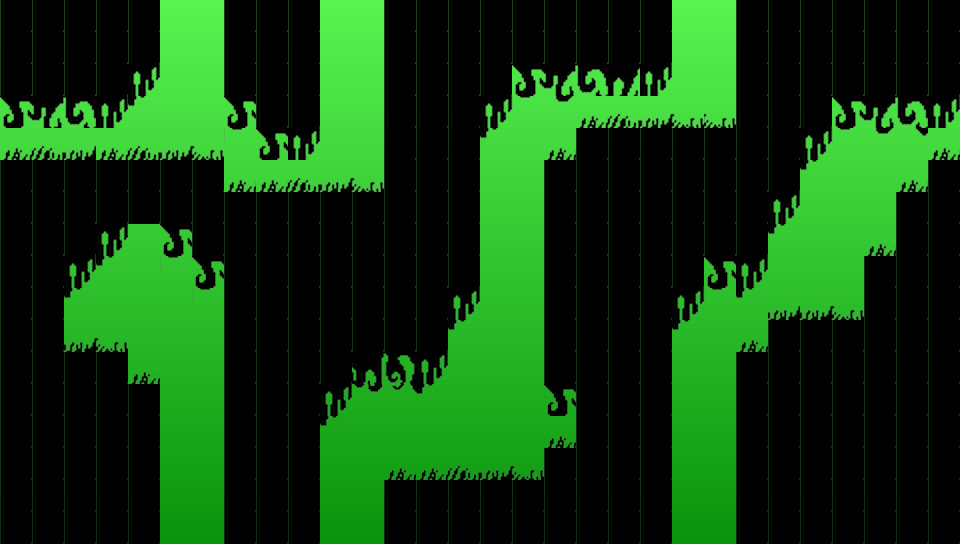

A level layout from a 2D game, rendered from its tile map. Below: a short description, then the map file with tile-grid data replaced by summaries:
An orthogonal 30x17 tile map with 32x32 px tiles, 1 tile layer (GroundTilesLayer), 7 tilesets, 1 image layer and 32 objects.

<map version="1.5" tiledversion="1.5.0" orientation="orthogonal" renderorder="right-down" width="30" height="17" tilewidth="32" tileheight="32" infinite="0" nextlayerid="11" nextobjectid="85">
 <tileset firstgid="1" name="Ground" tilewidth="32" tileheight="32" tilecount="7" columns="7">
  <image source="ground-tile-set.png" trans="ff00ff" width="224" height="32" />
 </tileset>
 <tileset firstgid="8" name="Grass" tilewidth="32" tileheight="32" tilecount="5" columns="5">
  <image source="grass-tile-set.png" trans="ff00ff" width="160" height="32" />
 </tileset>
 <tileset firstgid="13" name="Tree1" tilewidth="32" tileheight="32" tilecount="12" columns="2">
  <image source="t1-tile-set.png" trans="ff00ff" width="64" height="192" />
 </tileset>
 <tileset firstgid="25" name="Tree2" tilewidth="32" tileheight="32" tilecount="12" columns="2">
  <image source="t2-tile-set.png" trans="ff00ff" width="64" height="192" />
 </tileset>
 <tileset firstgid="37" name="Lumps1" tilewidth="32" tileheight="32" tilecount="17" columns="17">
  <image source="lp1-tile-set.png" trans="ff00ff" width="544" height="32" />
 </tileset>
 <tileset firstgid="54" name="Lumps2" tilewidth="32" tileheight="32" tilecount="17" columns="17">
  <image source="lp2-tile-set.png" trans="ff00ff" width="544" height="32" />
 </tileset>
 <tileset firstgid="71" name="Lumps3" tilewidth="32" tileheight="32" tilecount="17" columns="17">
  <image source="lp3-tile-set.png" trans="ff00ff" width="544" height="32" />
 </tileset>
 <imagelayer id="2" name="BackgroundImageLayer" locked="1">
  <image source="bg1.png" width="960" height="544" />
 </imagelayer>
 <layer id="1" name="GroundTilesLayer" width="30" height="17" locked="1">
  <data>[510 cells, 412 non-empty, 18 distinct tile ids]</data>
 </layer>
 <objectgroup id="7" name="GroundObjectsLayer" locked="1">
  <object id="53" x="0" y="0" width="160" height="64" />
  <object id="54" x="0" y="64" width="128" height="32" />
  <object id="55" x="224" y="0" width="96" height="96" />
  <object id="56" x="256" y="96" width="64" height="32" />
  <object id="57" x="0" y="160" width="224" height="64" />
  <object id="58" x="224" y="192" width="256" height="96" />
  <object id="59" x="192" y="224" width="32" height="32" />
  <object id="60" x="0" y="224" width="96" height="32" />
  <object id="61" x="0" y="256" width="64" height="96" />
  <object id="62" x="0" y="384" width="160" height="160" />
  <object id="63" x="0" y="352" width="128" height="32" />
  <object id="64" x="224" y="288" width="96" height="256" />
  <object id="65" x="320" y="288" width="128" height="64" />
  <object id="66" x="320" y="352" width="32" height="32" />
  <object id="67" x="384" y="0" width="96" height="192" />
  <object id="68" x="480" y="0" width="192" height="64" />
  <object id="69" x="480" y="64" width="32" height="32" />
  <object id="70" x="736" y="0" width="224" height="96" />
  <object id="71" x="736" y="96" width="96" height="32" />
  <object id="72" x="576" y="128" width="224" height="32" />
  <object id="73" x="544" y="160" width="256" height="32" />
  <object id="74" x="544" y="192" width="224" height="64" />
  <object id="75" x="544" y="256" width="160" height="32" />
  <object id="76" x="544" y="288" width="128" height="96" />
  <object id="77" x="576" y="384" width="96" height="64" />
  <object id="78" x="544" y="448" width="128" height="32" />
  <object id="79" x="384" y="480" width="288" height="64" />
  <object id="80" x="736" y="352" width="224" height="192" />
  <object id="81" x="768" y="320" width="192" height="32" />
  <object id="82" x="864" y="256" width="96" height="64" />
  <object id="83" x="896" y="192" width="64" height="64" />
  <object id="84" x="928" y="160" width="32" height="32" />
 </objectgroup>
 <objectgroup id="8" name="SpikesObjectsLayer" locked="1" />
 <objectgroup id="9" name="CrumbleObjectsLayer" locked="1" />
 <objectgroup id="10" name="ChangeEnemyDirectionObjectsLayer" locked="1" />
</map>